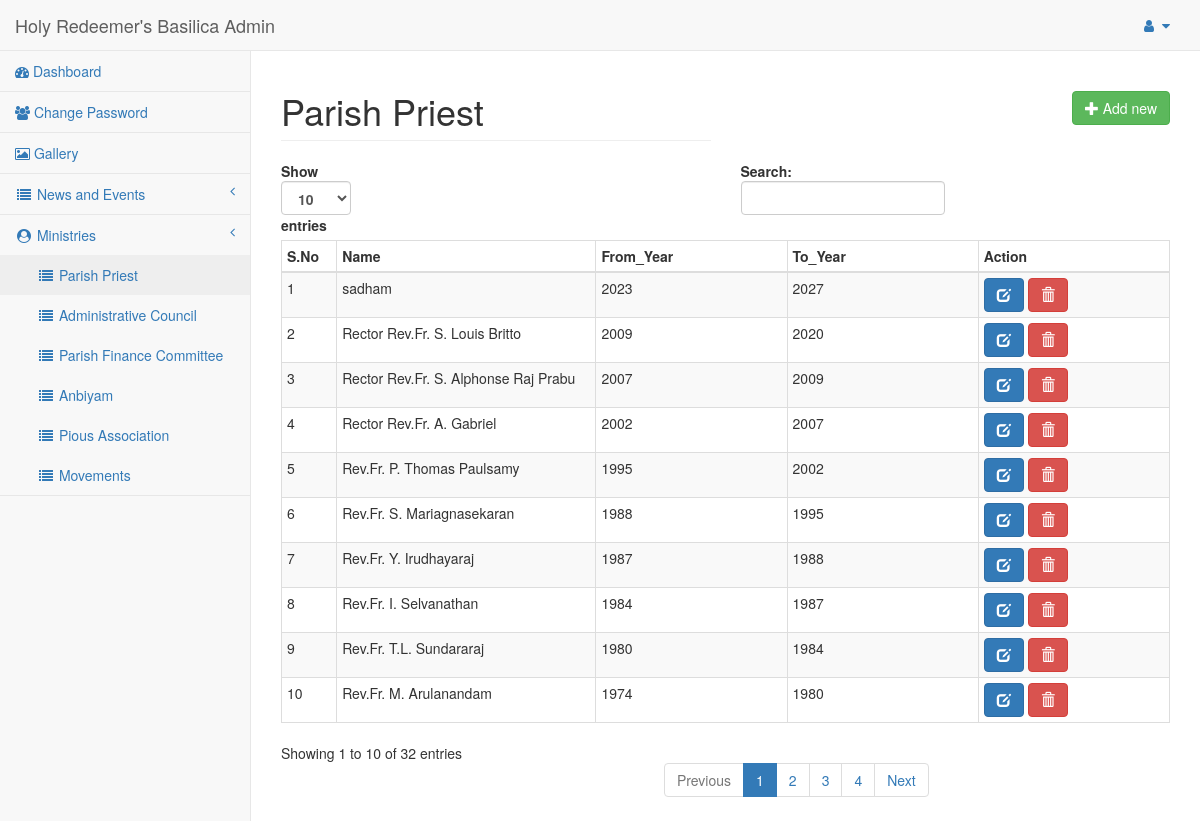
The page /admin-panel/parish_priest_list.php (signed in) on the database its author committed.
### tables this page shows
CREATE TABLE `parish_priest` (
  `id` int(11) NOT NULL AUTO_INCREMENT,
  `name` varchar(191) DEFAULT NULL,
  `designation` varchar(191) DEFAULT NULL,
  `address` text,
  `from_year` int(11) DEFAULT NULL,
  `to_year` int(11) DEFAULT NULL,
  `contact_no` bigint(20) DEFAULT NULL,
  KEY `id` (`id`)
);

### admin-panel/parish_priest_list.php (the view, shortened to what this page needs)
<?php
include "connect.php";
$select = mysqli_query($connect,"select * from parish_priest ORDER BY to_year DESC");
?>
<?php include BASE_PATH . '/includes/header.php'; ?>
<div id="page-wrapper">
    <div class="row">
        <div class="col-lg-6">
            <h1 class="page-header">Parish Priest</h1>
        </div>
        <div class="col-lg-6">
            <div class="page-action-links text-right">
                <a href="parish_priest_form.php" class="btn btn-success"><i class="glyphicon glyphicon-plus"></i> Add new</a>
            </div>
    </div>
    </div>
    <table class="table table-striped table-bordered table-condensed" id="dataTables-example">
        <thead>
            <tr>
                <th width="5%"> S.No</th>
                <th width="20%">Name</th>
                <th width="15%">From_Year</th>
                <th width="15%">To_Year</th>
                <th width="15%">Action</th>
            </tr>
        </thead>
        <tbody>
            <?php
            $i=1;
            while($fetch = mysqli_fetch_assoc($select))
            {
            ?>
            <tr>
                <td><?php echo $i; ?></td>
                <td><?php echo $fetch['name'];?></td>
                <td><?php echo $fetch['from_year'];?></td>
                <td><?php echo $fetch['to_year'];?></td>
                <td>
                        <a href="parish_priest_edit.php?id=<?php echo
                        $fetch['id'];?>" class="btn btn-primary"><i class="glyphicon glyphicon-edit"></i></a>
                        <a href="#" class="btn btn-danger delete_btn" data-toggle="modal" data-target="#confirm-delete-<?php echo $fetch['id']; ?>"><i class="glyphicon glyphicon-trash"></i></a>
                </td>
            </tr>
            <?php
            $i++;
        }?>
        </tbody>
    </table>
</div>
<?php include BASE_PATH . '/includes/footer.php'; ?>

### admin-panel/assets/css/sb-admin-2.css (style rules this page uses)
body { background-color: #f8f8f8; }
#page-wrapper { padding: 0 15px; min-height: 568px; background-color: white; }
@media (min-width: 768px) { #page-wrapper { position: inherit; margin: 0 0 0 250px; padding: 0 30px; border-left: 1px solid #e7e7e7; } }
.page-action-links { margin:40px 0px 20px 0px; }

### rows shown on the page
parish_priest: name "sadham", from_year "2023", to_year "2027"
parish_priest: name "Rector Rev.Fr. S. Louis Britto", from_year "2009", to_year "2020"
parish_priest: name "Rector Rev.Fr. S. Alphonse Raj Prabu", from_year "2007", to_year "2009"
parish_priest: name "Rector Rev.Fr. A. Gabriel", from_year "2002", to_year "2007"
parish_priest: name "Rev.Fr. P. Thomas Paulsamy", from_year "1995", to_year "2002"
parish_priest: name "Rev.Fr. S. Mariagnasekaran", from_year "1988", to_year "1995"
parish_priest: name "Rev.Fr. Y. Irudhayaraj", from_year "1987", to_year "1988"
parish_priest: name "Rev.Fr. I. Selvanathan", from_year "1984", to_year "1987"
parish_priest: name "Rev.Fr. T.L. Sundararaj", from_year "1980", to_year "1984"
parish_priest: name "Rev.Fr. M. Arulanandam", from_year "1974", to_year "1980"
